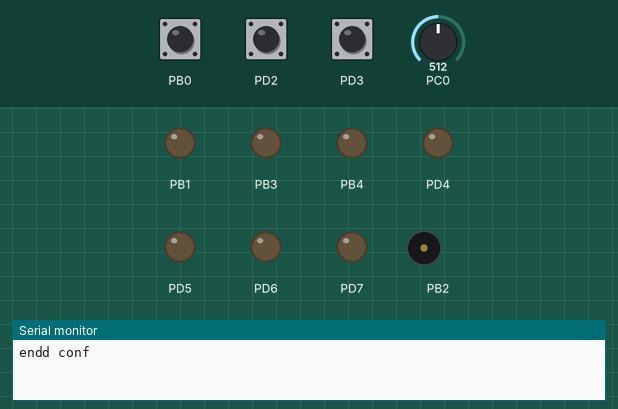
Recording of a program running on a simulated ATmega328P, built with avr-gcc and emulated at 16 MHz. On the bench: output pins drawn as LEDs (lit = HIGH), buzzer (waves = sounding), the last lines printed to the serial monitor. Dashed ring = blinking. The test bench sets the inputs (shaded band); at power-on: PD2 HIGH, PD3 HIGH, PB0 HIGH, PC0 = 512. Pins used as bus, display or sensor lines are not drawn.

Above: at 1.2 s.
1.3 s: PD2 pulled LOW for 0.15 s
At 2.5 s:
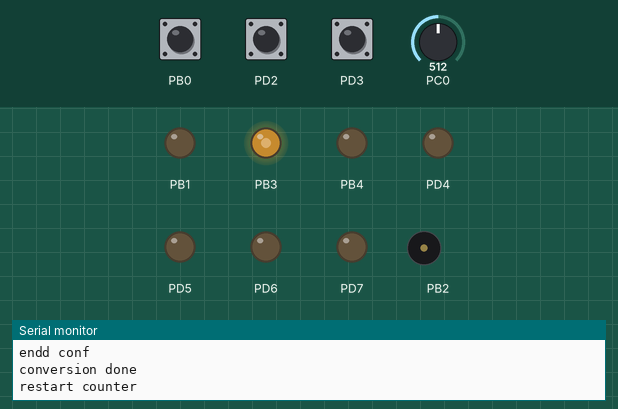
2.9 s: PD3 pulled LOW for 0.15 s
At 4.1 s:
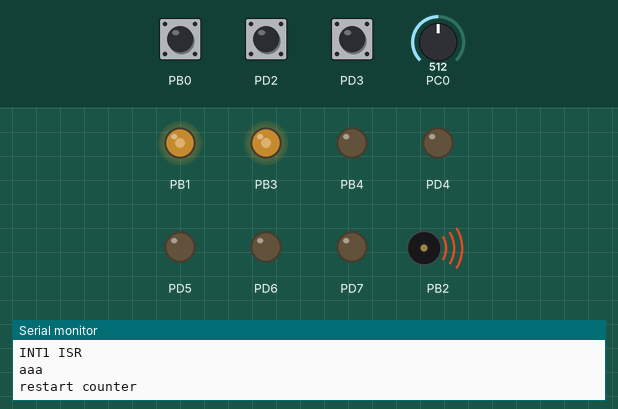
4.5 s: PB0 pulled LOW for 1 s
At 4.83 s:
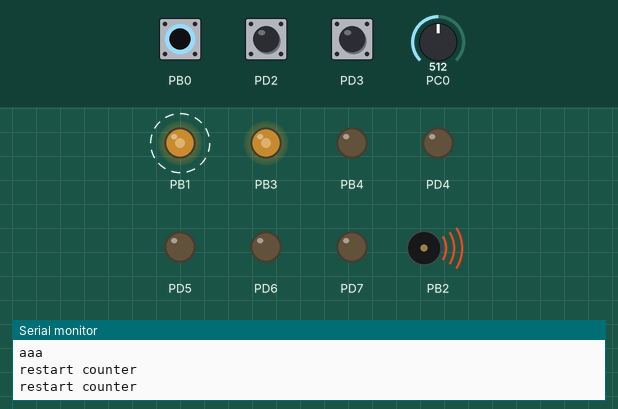
7.3 s: PB0 pulled LOW for 0.15 s
At 8.4 s:
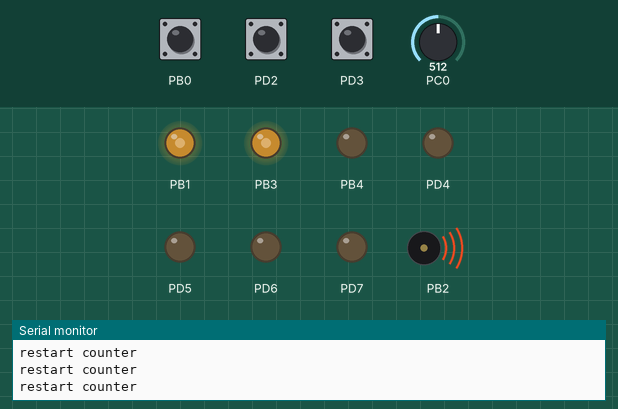
9.1 s: PB0 pulled LOW for 3.2 s
At 9.7 s:
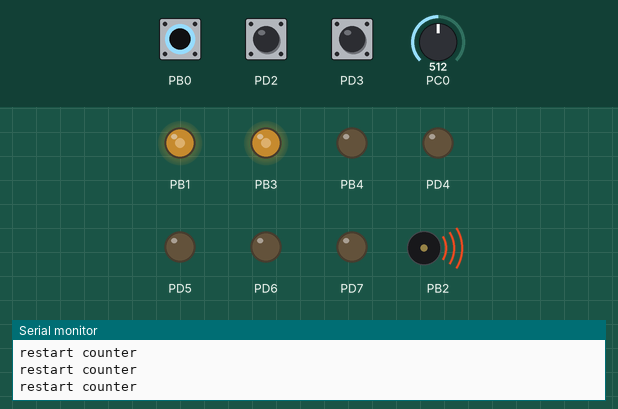
14.1 s: PD2 pulled LOW for 1 s
At 14.22 s:
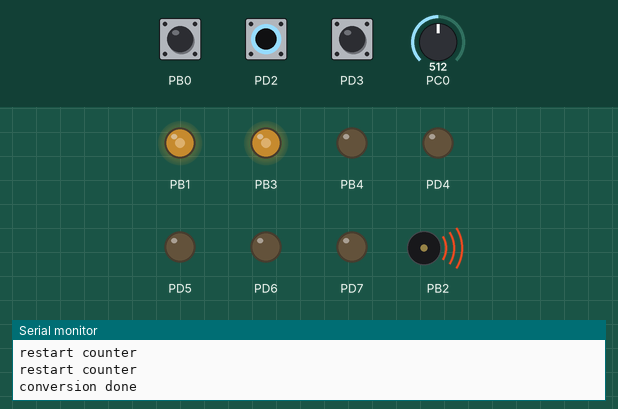
Timing chart, 0 to 17.1 s (numbered marks = the images above; inputs shaded):
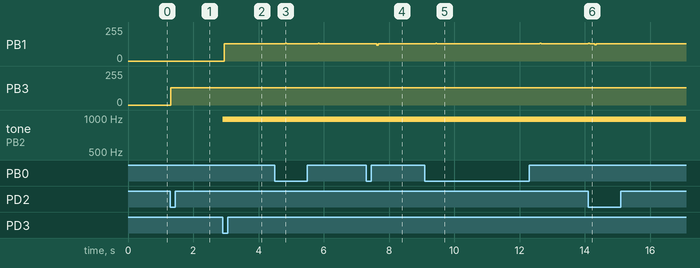

Measured:
- after the input at 1.3 s, PB3: 0/255 → 128/255 at once
- after the input at 2.9 s, PB1: 0/255 → 128/255 at once; tone on PB2: silent → 977 Hz at once
- after the input at 4.5 s, PB1: alternates 134/255 for 0.04 s and 128/255 for 0.96 s, starting after 0.32 s
- after the input at 7.3 s, PB1: 128/255 → 120/255 after 0.32 s, → 128/255 0.04 s later
- after the input at 9.1 s, PB1: alternates 134/255 for 0.04 s and 128/255 for 3.2 s, starting after 0.32 s
- after the input at 14.1 s, PB1: 128/255 → 134/255 at once, → 128/255 0.04 s later, → 121/255 0.16 s later, → 128/255 0.04 s later

The program:

main.cpp
```cpp
/*
 * parallel_comm.cpp
 *
 * Created: 16/2/2022 14:26:06
 * Author : Marcos
 */

#include <avr/io.h>
#include "button/button.h"
#include "timer1/timer1.h"
#include "timer2/timer2.h"
#include "UART/uart.h"
#include "buffer/buffer.h"
#include "misc/format_converter.h"
#include "parallel_port/parallel_port.h"

volatile uint16_t counter = 0;
volatile uint16_t count_timer0 = 0;
volatile uint16_t PWM_duty_cycle = 0;
volatile uint8_t flag=0;

int main(void)
{
    USART_Init(57600);
	buttonsInit();
    while (1)
    {
    }
}
```

uart.cpp
```cpp
/*
 * UART.cpp
 *
 * Created: 11/12/2021 15:32:43
 *  Author: Marcos
 */
#include "uart.h"
#include "../buffer/buffer.h"

u8buf tx_buffer;
uint16_t baud_rate;

void USART_Init(uint16_t baudRate)
{
	baud_rate = baudRate;
	// Set Baud Rate
	UBRR0H = BAUD_PRESCALER >> 8;
	UBRR0L = BAUD_PRESCALER;

	// Set Frame Format
	UCSR0C = ASYNCHRONOUS | PARITY_MODE | STOP_BIT | DATA_BIT;

	// Enable Receiver and Transmitter
	UCSR0B = (1<<RXEN0) | (1<<TXEN0);

	//Enable Global Interrupts
	sei();
}

void USART_TransmitInterrupt(u8buf *Buffer)
{
	//We need to check if there is another transmission in progress
	while(UCSR0B & DATA_REGISTER_EMPTY_INTERRUPT){}
	tx_buffer = *Buffer;
	UCSR0B |= DATA_REGISTER_EMPTY_INTERRUPT; // Enables the Interrupt
	//Enable Global Interrupts
	sei();
}

void USART_TransmitPolling(u8buf *Buffer)
{

   uint8_t data;
   while(!BufferRead(Buffer,&data)){
		while (( UCSR0A & (1<<UDRE0)) == 0) {}; // Do nothing until UDR is ready
		UDR0 = data;
   }

}

void print_string_pooling(char string_tx [],uint16_t data_length){

	u8buf my_buffer;
	BufferMultipleWrite(&my_buffer,string_tx,data_length);
	USART_TransmitPolling(&my_buffer);

}


ISR(USART_UDRE_vect)
{

		uint8_t data;
		if(!BufferRead(&tx_buffer,&data)){
			UDR0 = data;
		}
		else{
			//all data has been transmitted, disable the interrupt
			UCSR0B &= ~DATA_REGISTER_EMPTY_INTERRUPT;
		}

}
```

uart.h
```cpp
/*
 * UART.h
 *
 * Created: 11/12/2021 15:32:17
 *  Author: Marcos
 */
#ifndef UART_H_
#define UART_H_
#endif /* UART_H_ */
#include <avr/interrupt.h> // Contains all interrupt vectors
#include <avr/io.h>      // Contains all the I/O Register Macros
#include "../buffer/buffer.h"
#define F_CPU 16000000UL // Defining the CPU Frequency

#define USART_BAUDRATE baud_rate // Desired Baud Rate
#define BAUD_PRESCALER (((F_CPU / (USART_BAUDRATE * 16UL))) - 1)

#define ASYNCHRONOUS (0<<UMSEL00) // USART Mode Selection

#define DISABLED    (0<<UPM00)
#define EVEN_PARITY (2<<UPM00)
#define ODD_PARITY  (3<<UPM00)
#define PARITY_MODE  DISABLED // USART Parity Bit Selection

#define ONE_BIT (0<<USBS0)
#define TWO_BIT (1<<USBS0)
#define STOP_BIT ONE_BIT      // USART Stop Bit Selection

#define FIVE_BIT  (0<<UCSZ00)
#define SIX_BIT   (1<<UCSZ00)
#define SEVEN_BIT (2<<UCSZ00)
#define EIGHT_BIT (3<<UCSZ00)
#define DATA_BIT   EIGHT_BIT  // USART Data Bit Selection

#define RX_COMPLETE_INTERRUPT         (1<<RXCIE0)
#define DATA_REGISTER_EMPTY_INTERRUPT (1<<UDRIE0)


void USART_Init(uint16_t baudRate);
void USART_TransmitInterrupt(u8buf *);
void USART_TransmitPolling(u8buf *Buffer);
void print_string_pooling(char string_tx [],uint16_t data_length);

ISR(USART_UDRE_vect);
```

adc.cpp
```cpp
/*
 * adc.cpp
 *
 * Created: 12/12/2021 23:28:39
 *  Author: Marcos
 */
#include "adc.h"

uint16_t *adcResult;
extern volatile uint8_t flag;
extern volatile uint16_t counter;

void InitADC(uint16_t *ConversionResult)
{
 // Select Vref=AVcc
 //and set left adjust result
 ADMUX |= (1<<REFS0)|(1<<ADLAR);
 //set prescaller to 32 (ADPSx bits)
 //enable autotriggering (ADATE bit)
 //enable ADC interupt (ADIE bit)
 //and enable ADC (ADEN bit)
 ADCSRA |= (1<<ADPS2)|(1<<ADPS0)|(1<<ADATE)|(1<<ADIE)|(1<<ADEN);
 //set ADC trigger source - Timer0 compare match A
 ADCSRB |= (1<<ADTS1)|(1<<ADTS0);
	adcResult = ConversionResult;
}
void InitADCSingleReading(uint16_t *ConversionResult){
	// Select Vref=AVcc
	//and set left adjust result
	ADMUX &= 0x0F; //clearing upper nibble of the register to write the new configuration
	ADMUX |= (1<<REFS0)|(1<<ADLAR);
	 //set prescaller to 32 (ADPSx bits)
	 //enable ADC interupt (ADIE bit)
	 //and enable ADC (ADEN bit)
	 ADCSRA = (1<<ADPS2)|(1<<ADPS0)|(1<<ADIE)|(1<<ADEN);
	 adcResult = ConversionResult;
}


void SetADCChannel(uint8_t ADCchannel)
{
	//select ADC channel with safety mask
	ADMUX = (ADMUX & 0xF0) | (ADCchannel & 0x0F);
}
void StartADC(void)
{
	ADCSRA |= (1<<ADSC);
}
//disable ADC
void DisableADC(void)
{
	ADCSRA &= ~((1<<ADEN)|(1<<ADIE));
}
//ADC conversion complete ISR
ISR(ADC_vect)
{
	//see if the ADC auto trigger is enable. if not, it is a single reading
	if(ADCSRA & (1<<ADATE)){
		//clear timer compare match flag
		TIFR0=(1<<OCF0A);
		counter++;
		//toggle pin PD2 to track the end of ADC conversion
		//PIND = (1<<PD2);
		if(counter == 100){

			*adcResult = ADCH;
			flag = 1;
			counter = 0;
		}
	}
	else{
		*adcResult = ADCH;
		print_string_pooling("conversion done\n",16);
		DisableADC();
	}


}
```

adc.h
```cpp
/*
 * adc.h
 *
 * Created: 12/12/2021 23:28:28
 *  Author: Marcos
 */


#ifndef ADC_H_
#define ADC_H_

#include <avr/io.h>
#include <avr/interrupt.h>
#include "../UART/uart.h"

void InitADC(uint16_t *presult);
void InitADCSingleReading(uint16_t *ConversionResult);
void SetADCChannel(uint8_t ADCchannel);
void StartADC(void);
void DisableADC(void);

ISR(ADC_vect);


#endif /* ADC_H_ */
```

buffer.h
```cpp
/*
 * buffer.h
 *
 * Created: 11/12/2021 14:36:08
 *  Author: Marcos
 */
#include <avr/io.h>      // Contains all the I/O Register Macros

#ifndef BUFFER_H_
#define BUFFER_H_

#define BUF_SIZE 20

//type definition of buffer structure

typedef struct{

	//Array of chars

	volatile uint8_t buffer[BUF_SIZE];

	//array element index

	volatile uint8_t index;

}u8buf;

void BufferInit(u8buf*);
uint8_t BufferWrite(u8buf *buf, uint8_t u8data);
uint8_t BufferRead(u8buf *buf, volatile uint8_t *u8data);
uint8_t BufferMultipleWrite(u8buf *buf, char charChain[], int8_t num_elements );


#endif /* BUFFER_H_ */
```

buffer_lib.cpp
```cpp
/*
 * buffer_lib.cpp
 *
 * Created: 11/12/2021 14:39:29
 *  Author: Marcos
 */
#include "buffer.h"

//initialize buffer

void BufferInit(u8buf *buf)

{

	//set index to start of buffer

	buf->index=0;

}

//write to buffer routine

uint8_t BufferWrite(u8buf *buf, uint8_t u8data)

{

	if (buf->index<BUF_SIZE)

	{

		buf->buffer[buf->index] = u8data;

		//increment buffer index

		buf->index++;

		return 0;

	}

	else return 1;

}
//Multiple writing routine
uint8_t BufferMultipleWrite(u8buf *buf, char charChain[], int8_t num_elements ){
	BufferInit(buf);
	num_elements--; //to start from the last elements, because num_elements points to the last element + 1 (indexes start at 0)
	while(num_elements>-1){

		if(BufferWrite(buf,charChain[num_elements])){ //num_elements-1

			return 1;

		}
		num_elements--;
	}

	return 0;

}

uint8_t BufferRead(u8buf *buf, volatile uint8_t *u8data)

{

	if(buf->index>0)

	{

		buf->index--;

		*u8data=buf->buffer[buf->index];

		return 0;

	}

	else return 1;

}
```

button.cpp
```cpp
/*
 * button.cpp
 *
 * Created: 15/2/2022 17:19:18
 *  Author: Marcos
 */

#include "button.h"
#include "../parallel_port/parallel_port.h"
#include "../adc/adc.h"
#include "../timer0/timer0.h"

extern uint16_t count_timer0;
extern volatile uint16_t PWM_duty_cycle;

void buttonsInit(void){

		///////////////////////////// INT 0 initialization ///////////////////////////////////////////
		//print_string_pooling("start int0\n",11); //Printing using polling
		DDRD  &= ~( 1UL << DDD2   );     /// Clear the PD2 pin and set PD2 (PCINT0 pin) now as input
		PORTD |=  ( 1UL << PORTD2);     /// Set PIN PD2 as INPUT with pull-up enabled

		EICRA |=  ( 1UL << ISC01 );     /// set INT0 to trigger on Falling edge
		EIFR |= (1UL <<INTF0);
		EIMSK |=  ( 1UL << INT0  );     /// Turns on INT0
		///////////////////////////// INT 1 initialization ///////////////////////////////////////////
		//print_string_pooling("start int1\n",11); //Printing using polling
		DDRD  &= ~( 1UL << DDD3   );     /// Clear the PD3 pin and set PD3 (PCINT1 pin) now as input
		PORTD |=  ( 1UL << PORTD3);     /// Set PIN PD3 as INPUT with pull-up enabled

		EICRA |=  ( 1UL << ISC11 );     /// set INT1 to trigger on Falling edge
		EIFR |= (1UL <<INTF1);
		EIMSK |=  ( 1UL << INT1  );     /// Turns on INT1

		//////////////////////////// Change interrupt initialization ///////////////////////////////
		DDRB &= ~(1UL << DDB0); //PB0 (PCINT0) in now an input
		PORTB |= (1 << PORTB0); // Pull-up enabled in PB0
		PCICR |= (1 << PCIE0);     // set PCIE0 to enable pin change interrupt 1
		PCMSK0 |= (1 << PCINT0);   // set PCINT0 to trigger an interrupt on state change
		PCIFR |= (1<<PCIF0); //clearin flag
		sei();                          /// turn on interrupts
		print_string_pooling("endd conf\n",10); //Printing using polling
}


ISR (PCINT0_vect){

	//print_string_pooling("Change ISR\n",11); DEBUG
	if( count_timer0 == 0){ //count_timer0>55 ||
	//	print_string_pooling("true button press\n",18); DEBUG
		count_timer0++;
		timer0CTCInit(1024, 250);
		//SINGLE READ OF ADC and INIT POWER PWM
	}
	else{
		//print_string_pooling("Bounce\n",7); DEBUG
		//char value[5]; DEBUG
		//int2str4dig(count_timer0,value,1); //DEBUG
		//print_string_pooling(value,5); //DEBUG

	}
}

ISR( INT1_vect ){ //start filtering in this interrupt
	print_string_pooling("INT1 ISR\n",9);//DEBUG
	if( count_timer0 == 0){ //count_timer0>55 ||
		print_string_pooling("aaa\n",4);// DEBUG
		count_timer0++;
		timer0CTCInit(1024, 250);
		DisableADC();
		parallelPortInit();
		portClockInit();

		//SINGLE READ OF ADC and INIT POWER PWM
	}
	else{
		//print_string_pooling("Bounce\n",7); DEBUG
		//char value[5]; DEBUG
		//int2str4dig(count_timer0,value,1); DEBUG
		//print_string_pooling(value,5); DEBUG

	}                      // again
}

ISR ( INT0_vect ){

	//print_string_pooling("INT0 ISR\n",9); DEBUG
	if( count_timer0 == 0){ //count_timer0>55 ||
		//print_string_pooling("true button press\n",18); DEBUG
		count_timer0++;
		timer0CTCInit(1024, 155);
		//SINGLE READ OF ADC and INIT POWER PWM
		uint16_t temp;
		InitADCSingleReading(&temp);

		SetADCChannel(0);
		StartADC();
		while(ADCSRA & (1<<ADSC)); //waiting for the conversion to finish
		//print_string_pooling("conversion done\n",16); DEBUG
		PWM_duty_cycle = temp;
		//u8buf my_buffer2; DEBUG
		//char value[5]; DEBUG
		//Printing result of the conversion
		//int2str4dig(PWM_duty_cycle,value,1); DEBUG
		//BufferMultipleWrite(&my_buffer2,value,5); DEBUG
		//USART_TransmitInterrupt(&my_buffer2); //Using UART with interrupts

		if(!((TCCR2A & (1 << WGM20))&& (TCCR2A & (1 << WGM21)))){ //see if PWM of timer 2 is already working or n
			fastPWMStart_T2(); //PWM was not set up
			//print_string_pooling("START T2\n",9);	 DEBUG
		}
		setTOPValue(PWM_duty_cycle);

	}
	else{
		/*print_string_pooling("Bounce\n",7); DEBUG
		char value[5];
		int2str4dig(count_timer0,value,1); //First we need to transform the int values to an array of chars
		print_string_pooling(value,5);*/

	}
}
```

button.h
```cpp
/*
 * button.h
 *
 * Created: 15/2/2022 17:18:55
 *  Author: Marcos
 */
#include <avr/io.h>
#include "../buffer/buffer.h"
#include "../UART/uart.h"
#include "../timer0/timer0.h"
#include "../misc/format_converter.h"
#include "../adc/adc.h"
#include "../timer2/timer2.h"

void buttonsInit(void);
```

format_converter.cpp
```cpp
/*
 * format_converter.cpp
 *
 * Created: 12/12/2021 22:55:37
 *  Author: Marcos
 */

#include "format_converter.h"

void int2str4dig(int valueToConvert,char string[],uint8_t addNewLine){
	itoa(valueToConvert,string,10);
	if(valueToConvert<10){
		string[3] = string[0];
		string[0] = '0';
		string[1] = '0';
		string[2] = '0';
	}
	else if(valueToConvert<100){
		string[2] = string[0];
		string[3] = string[1];
		string[0] = '0';
		string[1] = '0';

	}
	else if(valueToConvert<1000){
		string[3] = string[2];
		string[2] = string[1];
		string[1] = string[0];
		string[0] = '0';
	}
	if(addNewLine){string[4] = '\n';}

	}
				
```

format_converter.h
```cpp
/*
 * format_converter.h
 *
 * Created: 12/12/2021 22:55:22
 *  Author: Marcos
 */


#ifndef FORMAT_CONVERTER_H_
#define FORMAT_CONVERTER_H_
#include <stdlib.h>
#include <stdlib.h>
#include <stdio.h>
void int2str4dig(int valueToConvert,char[] ,uint8_t addNewLine);


#endif /* FORMAT_CONVERTER_H_ */
```

parallel_port.cpp
```cpp
/*
 * parallel_port.cpp
 *
 * Created: 16/2/2022 15:17:33
 *  Author: Marcos
 */

#include "../UART/uart.h"
#include "parallel_port.h"


void parallelPortInit(){
	/////////**** setup input parallel port ****///////////////// PC1,PC2,PC3,PC4,PC5,PB5
	DDRC  &= ~(( 1UL << DDC1 ) |(1UL << DDC2)|(1UL << DDC3)|(1UL << DDC4)|(1UL << DDC5));     /// Set PC1,PC2,PC3,PC4,PC5 and PB5 now as input
	DDRB &= ~(1UL << DDB5); //set PB5 as input
	PORTC &=  ~(( 1UL << DDC1 ) |(1UL << DDC2)|(1UL << DDC3)|(1UL << DDC4)|(1UL << DDC5));     /// disable pull up of PC1,PC2,PC3,PC4,PC5
	PORTB &= ~(1UL << DDB5);      /// disable pull up of PB5

	/////////**** setup output parallel port ****///////////////
	DDRD  |= (( 1UL << DDD4 ) |(1UL << DDD5)|(1UL << DDD6)|(1UL << DDD7));     /// Set PD4,PD5,PD6,PD7,PB1 and PB4 as output
	DDRB |= ((1UL << DDB1)|(1UL << DDB4)); //set PB1 and PB4 as output
	PORTD &=  ~(( 1UL << DDD4 ) |(1UL << DDD5)|(1UL << DDD6)|(1UL << DDD7));     /// parallel output = '000000'
	PORTB &=  ~((1UL << DDB1)|(1UL << DDB4));     /// parallel output = '000000'
}


void portClockInit(){ //Pin with the signal clock 10 (OC1B)

		// Set PB2 to be an output (Pin10 Arduino UNO)
		DDRB |= (1 << DDB2);

		TCCR1A = 0; //clearing previous timer 1 configuration
		TCCR1A |= (1 << COM1B0); // toggle OC1B on compare match
		TCCR1A &= ~((1 << WGM10)|(1 << WGM10)); //mode of operation: CTC
		TCCR1B = 0 ; //clearing previous timer 1 configuration
		TCCR1B |= (1 << WGM12); //mode of operation: CTC
		TCCR1B |= (1 << CS12); // Set prescaler to 256


		OCR1B = 31; //16 is the value to obtain a 1kHz clock
		OCR1A = 31;
		TIMSK1 = 1<<OCIE1B;//clearing previous timer 1 configuration and output compare B match interrupt enable
		sei();

}

ISR(TIMER1_COMPB_vect){
	//print_string_pooling("int/n",4);

	if(!(PINB & (1 << PINB2))){ //see if the edge was a negative, and change the output value of the port and read the input port
			PINB = (1<<PINB1); //toogle value
	}

}
```

parallel_port.h
```cpp
/*
 * parallel_port.h
 *
 * Created: 16/2/2022 15:17:45
 *  Author: Marcos
 */

#include "../timer1/timer1.h"


#ifndef PARALLEL_PORT_H_
#define PARALLEL_PORT_H_

void parallelPortInit();
void portClockInit();


#endif /* PARALLEL_PORT_H_ */
```

timer0.cpp
```cpp
/*
 * timer0.cpp
 *
 * Created: 12/12/2021 23:54:09
 *  Author: Marcos
 */
#include "timer0.h"
#include <avr/interrupt.h>

extern uint16_t count_timer0;
//initialize timer0
void timer0CTCInit(uint16_t prescaler, uint16_t match_value){

	//print_string_pooling("Timer0 start conf\n",18); DEBUG LINE
	TCCR0B &= 0xF0; //clearing previous prescaler configuration and clearing WGM02

	switch(prescaler){
		case 1024:

			TCCR0B |=  (1<<CS00) | (1<<CS02);
			break;
		case 256:
			TCCR0B |=  (1<<CS02);
			break;
		case 64:
			TCCR0B |=  (1<<CS01) | (1<<CS00);
			break;
		case 8:
			TCCR0B |=  (1<<CS01);
			break;
		default:
			TCCR0B |=  (1<<CS00); //default prescaler = 1.
			break;
	}


	TCNT0=0;
	//The value for OCRn has to be calculated as clk_speed/prescalerValue * desired time in seconds - 1
	OCR0A=match_value; //155 value for 10ms
	//Set CTC mode
	TCCR0A |=(1<<WGM01);
	//Enabling interrupt when match with OCR0A
	TIMSK0 = 0;
	TIMSK0 = 1<<OCIE0A;

	//enabling global interrupts
	sei();

	//print_string_pooling("Timer0 end conf\n",15); DEBUG LINE

}

void InitTimer0(void)
{
	//Set Initial Timer value
	TCNT0=0;
	//Place TOP timer value to Output compare register
	//The value for OCRn has to be calculated as clk_speed/prescalerValue * desired time in seconds - 1
	OCR0A=155; //155 value for 10ms
	//Set CTC mode
	//and make toggle PD6/OC0A pin on compare match
	TCCR0A |=(1<<COM0A0)|(1<<WGM01);
}
//start timer0 with prescaller 8
void StartTimer0(void)
{

	//Set prescaller 1024 and start timer
	TCCR0B |=(1<<CS00) | (1<<CS02);
}
void StopTimer0(void)
{
	TCCR0B &= 0xF0; //no clock source, timer freezed
	TIMSK0 &=~(1<<OCIE0A);
	//disable timer 0 interrupts
	TIMSK0 = 0;

}
ISR(TIMER0_COMPA_vect) {

	count_timer0++;
	if(count_timer0>20){
		print_string_pooling("restart counter\n",16); //DEBUG LINE
		count_timer0 = 0;
		StopTimer0();
	}
}
```

timer0.h
```cpp
/*
 * timer0.h
 *
 * Created: 12/12/2021 23:54:18
 *  Author: Marcos
 */


#ifndef TIMER0_H_
#define TIMER0_H_
#include <avr/io.h>
#include "../UART/uart.h"

void InitTimer0(void);
void StartTimer0(void);
void StopTimer0(void);

void timer0CTCInit(uint16_t prescaler, uint16_t match_value);


#endif /* TIMER0_H_ */
```

timer1.cpp
```cpp
/*
 * timer1.cpp
 *
 * Created: 11/2/2022 18:50:11
 *  Author: Marcos
 */
#include "timer1.h"

/****Set timer1 for 8-bit fast PWM output ****/
void fastPWMStart_T1(void){

	// Set PB1 to be an output (Pin9 Arduino UNO)
	DDRB |= (1 << DDB1);

	TCCR1B = (1 << CS10); // Set prescaler to full 16MHz
	TCCR1A |= (1 << COM1A1); // Pin low when TCNT1=OCR1A
	TCCR1A |= (1 << WGM10); // Use 8-bit fast PWM mode
	TCCR1B |= (1 << WGM12);

}
```

timer1.h
```cpp
/*
 * timer1.h
 *
 * Created: 11/2/2022 18:49:56
 *  Author: Marcos
 */

#include <avr/io.h>      // Contains all the I/O Register Macros

#ifndef TIMER1_H_
#define TIMER1_H_

void fastPWMStart_T1(void);

#endif /* TIMER1_H_ */
```

timer2.cpp
```cpp
/*
 * timer2.cpp
 *
 * Created: 11/2/2022 18:56:08
 *  Author: Marcos
 */

#include "timer2.h"
extern uint8_t wave[];


void timer2Init(){
	/******** Set up timer2 to call ISR ********/
	TCCR2A = 0; // No options in control register A
	TCCR2B = (1 << CS21); // Set prescaler to divide by 8
	OCR2A = 32; // Set frequency of generated wave

}
void fastPWMStart_T2(){

	// Set PB1 to be an output (Pin 11 Arduino UNO) PB3
	DDRB |= (1 << DDB3);

	OCR2A = 32;//set duty cycle 50%, default value
	//
	TCCR2B = (1 << CS20); // No prescaler
	TCCR2A |= (1 << COM2A1); // Pin low when TCNT1=OCR2A
	TCCR2A |= (1 << WGM20) | (1 << WGM21); // fast PWM mode
	//TCCR2B |= (1 << WGM22); //waveform generation mode
}
void timer2SetIntOnMatch(){
	TIMSK2 = (1 << OCIE2A); // Call ISR when TCNT2 = OCRA2
	sei(); // Enable interrupts to generate waveform!
}
void setTOPValue(uint8_t top){
	OCR2A = top; // Set frequency of generated wave
}

ISR(TIMER2_COMPA_vect) { // Called when TCNT2 == OCR2A
/*	static uint8_t index=0; // Points to each table entry
	OCR1AL = wave[index++]; // Update the PWM output
	asm("NOP;NOP"); // Fine tuning
	TCNT2 = 6; // Timing to compensate for ISR run time*/
}
```

Source omitted: timer2.h (365 bytes)
